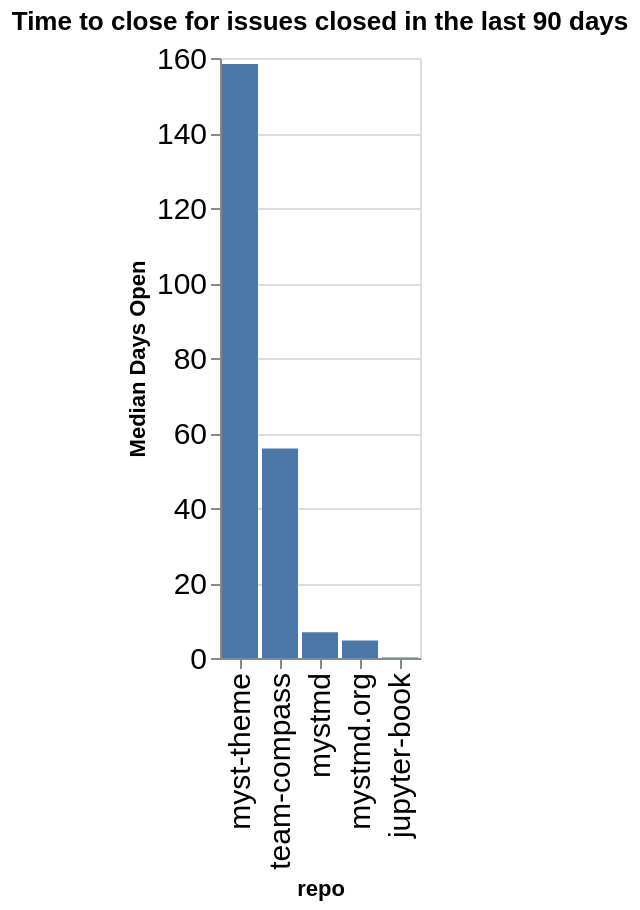

Notebook cell for this chart:
### Code cell
time_open = closed.groupby(['org', 'repo']).agg({'time_open': 'median'}).reset_index()
time_open['time_open'] = time_open['time_open'] / (60 * 60 * 24)
time_open['org/repo'] = time_open.apply(lambda a: a['org'] + '/' + a['repo'], axis=1)
sorted_vals = time_open.sort_values(['org', 'time_open'], ascending=False)['repo'].values
alt.Chart(data=time_open, title=f"Time to close for issues closed in the last {n_days} days").mark_bar().encode(
    x=alt.X('repo', sort=alt.Sort(sorted_vals.tolist())),
    y=alt.Y('time_open', title="Median Days Open"),
)

### Figure 1 — Vega-Lite specification as saved in the notebook (floating-point values rounded to 4 significant figures)
{"config": {"axisLeft": {"labelFontSize": 15}, "axisBottom": {"labelFontSize": 15}}, "data": {"name": "data-67ec6b100b2005aef38aa63fefde5c22"}, "mark": {"type": "bar"}, "encoding": {"x": {"field": "repo", "sort": ["myst-theme", "team-compass", "mystmd", "mystmd.org", "jupyter-book"], "type": "nominal"}, "y": {"field": "time_open", "title": "Median Days Open", "type": "quantitative"}}, "title": "Time to close for issues closed in the last 90 days", "$schema": "https://vega.github.io/schema/vega-lite/v5.20.1.json", "datasets": {"data-67ec6b100b2005aef38aa63fefde5c22": [{"org": "jupyter-book", "repo": "jupyter-book", "time_open": 0.1602, "org/repo": "jupyter-book/jupyter-book"}, {"org": "jupyter-book", "repo": "myst-theme", "time_open": 158.4, "org/repo": "jupyter-book/myst-theme"}, {"org": "jupyter-book", "repo": "mystmd", "time_open": 6.864, "org/repo": "jupyter-book/mystmd"}, {"org": "jupyter-book", "repo": "mystmd.org", "time_open": 4.676, "org/repo": "jupyter-book/mystmd.org"}, {"org": "jupyter-book", "repo": "team-compass", "time_open": 55.9, "org/repo": "jupyter-book/team-compass"}]}}
